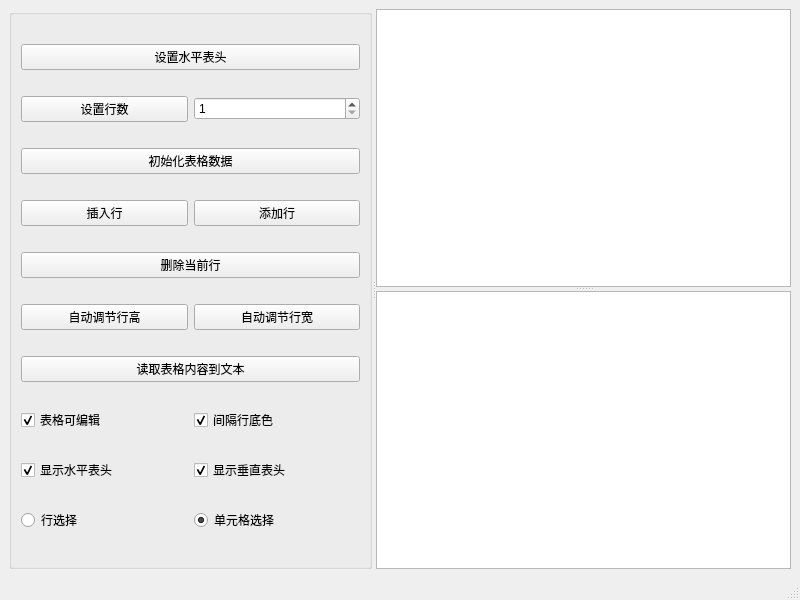
<?xml version="1.0" encoding="UTF-8"?>
<ui version="4.0">
 <class>MainWindow</class>
 <widget class="QMainWindow" name="MainWindow">
  <property name="geometry">
   <rect>
    <x>0</x>
    <y>0</y>
    <width>800</width>
    <height>600</height>
   </rect>
  </property>
  <property name="windowTitle">
   <string>MainWindow</string>
  </property>
  <widget class="QWidget" name="centralwidget">
   <layout class="QVBoxLayout" name="verticalLayout">
    <item>
     <widget class="QSplitter" name="splitter_2">
      <property name="orientation">
       <enum>Qt::Horizontal</enum>
      </property>
      <widget class="QGroupBox" name="groupBox">
       <property name="title">
        <string/>
       </property>
       <layout class="QGridLayout" name="gridLayout">
        <item row="0" column="0" colspan="2">
         <widget class="QPushButton" name="pbnSetHeader">
          <property name="text">
           <string>设置水平表头</string>
          </property>
         </widget>
        </item>
        <item row="1" column="0">
         <widget class="QPushButton" name="pbnSetRows">
          <property name="text">
           <string>设置行数</string>
          </property>
         </widget>
        </item>
        <item row="1" column="1">
         <widget class="QSpinBox" name="sbxRowCount">
          <property name="minimum">
           <number>1</number>
          </property>
         </widget>
        </item>
        <item row="2" column="0" colspan="2">
         <widget class="QPushButton" name="pbnInitData">
          <property name="text">
           <string>初始化表格数据</string>
          </property>
         </widget>
        </item>
        <item row="3" column="0">
         <widget class="QPushButton" name="pbnInsertRow">
          <property name="text">
           <string>插入行</string>
          </property>
         </widget>
        </item>
        <item row="3" column="1">
         <widget class="QPushButton" name="pbnApendRow">
          <property name="text">
           <string>添加行</string>
          </property>
         </widget>
        </item>
        <item row="4" column="0" colspan="2">
         <widget class="QPushButton" name="pbnDelCurRow">
          <property name="text">
           <string>删除当前行</string>
          </property>
         </widget>
        </item>
        <item row="5" column="0">
         <widget class="QPushButton" name="pbnAutoHeight">
          <property name="text">
           <string>自动调节行高</string>
          </property>
         </widget>
        </item>
        <item row="5" column="1">
         <widget class="QPushButton" name="pbnAutoWidth">
          <property name="text">
           <string>自动调节行宽</string>
          </property>
         </widget>
        </item>
        <item row="6" column="0" colspan="2">
         <widget class="QPushButton" name="pbnLoadTableToText">
          <property name="text">
           <string>读取表格内容到文本</string>
          </property>
         </widget>
        </item>
        <item row="7" column="0">
         <widget class="QCheckBox" name="cbxTableEditable">
          <property name="text">
           <string>表格可编辑</string>
          </property>
          <property name="checked">
           <bool>true</bool>
          </property>
         </widget>
        </item>
        <item row="7" column="1">
         <widget class="QCheckBox" name="cbxRowColor">
          <property name="text">
           <string>间隔行底色</string>
          </property>
          <property name="checked">
           <bool>true</bool>
          </property>
         </widget>
        </item>
        <item row="8" column="0">
         <widget class="QCheckBox" name="cbxHeaderH">
          <property name="text">
           <string>显示水平表头</string>
          </property>
          <property name="checked">
           <bool>true</bool>
          </property>
         </widget>
        </item>
        <item row="8" column="1">
         <widget class="QCheckBox" name="cbxHeaderV">
          <property name="text">
           <string>显示垂直表头</string>
          </property>
          <property name="checked">
           <bool>true</bool>
          </property>
         </widget>
        </item>
        <item row="9" column="0">
         <widget class="QRadioButton" name="rbxSelectRow">
          <property name="text">
           <string>行选择</string>
          </property>
         </widget>
        </item>
        <item row="9" column="1">
         <widget class="QRadioButton" name="rbnSelectColumn">
          <property name="text">
           <string>单元格选择</string>
          </property>
          <property name="checked">
           <bool>true</bool>
          </property>
         </widget>
        </item>
       </layout>
      </widget>
      <widget class="QSplitter" name="splitter">
       <property name="orientation">
        <enum>Qt::Vertical</enum>
       </property>
       <widget class="QTableWidget" name="tblContent"/>
       <widget class="QPlainTextEdit" name="pteContent"/>
      </widget>
     </widget>
    </item>
   </layout>
  </widget>
  <widget class="QStatusBar" name="statusbar"/>
 </widget>
 <resources/>
 <connections/>
</ui>
